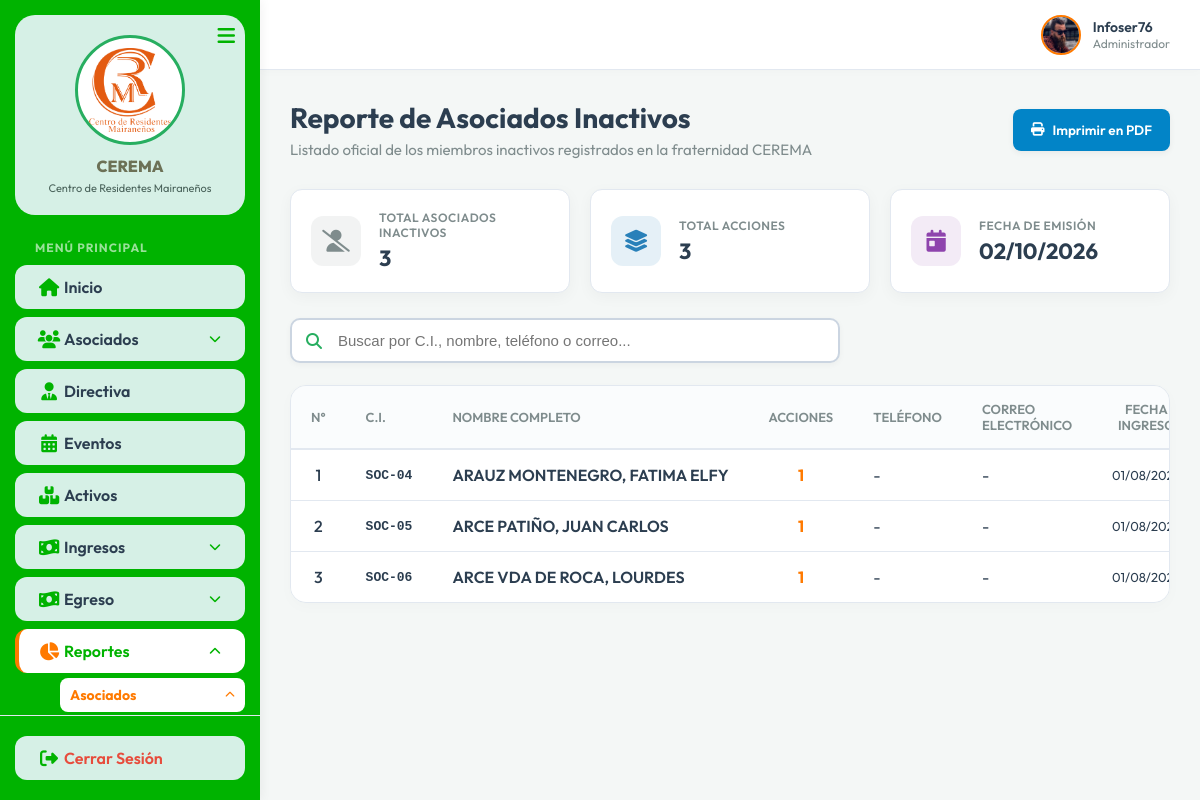
The app's page /Controller/reporte.controller.php?type=socios_inactivos (signed in), older data.
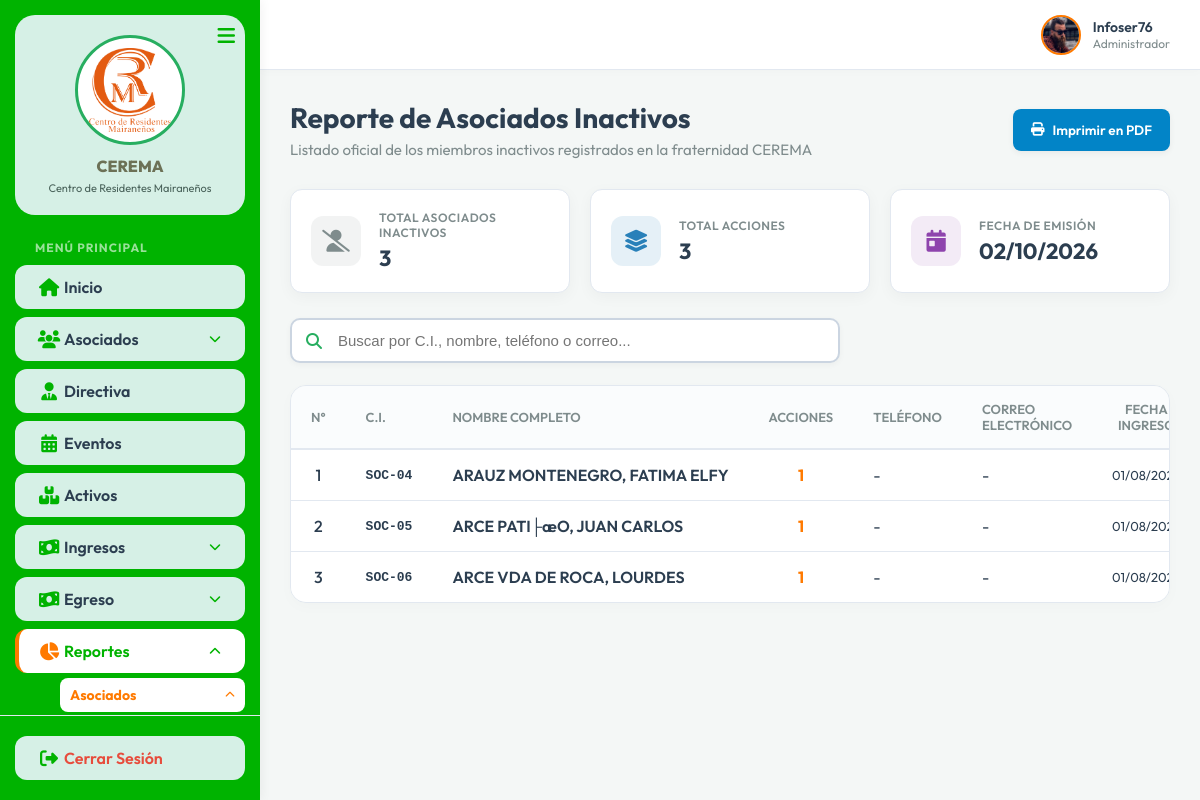
The same page, newer data.
### tables this page shows
CREATE TABLE `asociados` (
  `id_socio` int(11) NOT NULL AUTO_INCREMENT,
  `ci` varchar(20) NOT NULL,
  `complemento` varchar(5) DEFAULT NULL,
  `ap_paterno` varchar(25) NOT NULL,
  `ap_materno` varchar(25) NOT NULL,
  `nombre` varchar(50) NOT NULL,
  `acciones` int(2) DEFAULT 1,
  `cuota_inicial` decimal(10,2) NOT NULL DEFAULT 0.00,
  `telefono` varchar(20) DEFAULT NULL,
  `correo` varchar(150) DEFAULT NULL,
  `fecha_ingreso` date NOT NULL,
  `created_at` timestamp NOT NULL DEFAULT current_timestamp(),
  `fechaRegistro` datetime DEFAULT NULL,
  `fechaEdicion` datetime DEFAULT NULL,
  `estado` enum('Activo','Inactivo','Pasivo') NOT NULL DEFAULT 'Activo',
  PRIMARY KEY (`id_socio`)
);

### Model/mreporte.php (called while the page is built, shortened)
<?php
class ReporteModel {
    private $conn;
    public function __construct($db) {
        $this->conn = $db;
    }
    private function ensureOtrosGastosColumnsExist() {
        try { $this->conn->exec("ALTER TABLE otros_gastos ADD COLUMN unidad_medida VARCHAR(50) DEFAULT 'Glb'"); } catch (Exception $e) {}
        try { $this->conn->exec("ALTER TABLE otros_gastos ADD COLUMN cantidad DECIMAL(10,2) DEFAULT 1.00"); } catch (Exception $e) {}
        try { $this->conn->exec("ALTER TABLE otros_gastos ADD COLUMN precio DECIMAL(10,2) DEFAULT NULL"); } catch (Exception $e) {}
    }
    public function getSociosInactivos() {
        $query = "SELECT
                    id_socio,
                    ci,
                    complemento,
                    ap_paterno,
                    ap_materno,
                    nombre,
                    COALESCE(acciones, 1) as acciones,
                    COALESCE(cuota_inicial, 0.00) as cuota_inicial,
                    telefono,
                    correo,
                    fecha_ingreso,
                    estado
                  FROM asociados
                  WHERE estado = 'Inactivo' OR estado = '0'
                  ORDER BY ap_paterno ASC, ap_materno ASC, nombre ASC";
        $stmt = $this->conn->prepare($query);
        $stmt->execute();
        return $stmt;
    }
    public function getTodosSocios() {
        $query = "SELECT
                    id_socio,
                    ci,
                    complemento,
                    ap_paterno,
                    ap_materno,
                    nombre,
                    COALESCE(acciones, 1) as acciones,
                    COALESCE(cuota_inicial, 0.00) as cuota_inicial,
                    telefono,
                    correo,
                    fecha_ingreso,
                    estado
                  FROM asociados
                  ORDER BY ap_paterno ASC, ap_materno ASC, nombre ASC";
        $stmt = $this->conn->prepare($query);
        $stmt->execute();
        return $stmt;
    }
}
?>

### View/vreporte_socios_inactivos.php (the view, shortened to what the rows shown need)
<?php
require_once __DIR__ . '/header.php';
$socios_rows = [];
if (isset($socios) && $socios->rowCount() > 0) {
    $socios_rows = $socios->fetchAll(PDO::FETCH_ASSOC);
}
?>
<div id="screenReportView">
    <div class="dashboard-header">
        <div class="header-actions" style="display: flex; justify-content: space-between; align-items: center; flex-wrap: wrap; gap: 15px;">
            <div>
                <h1 class="page-title">Reporte de Asociados Inactivos</h1>
            </div>
        </div>
    </div>
    <div class="table-container">
        <table class="data-table" id="reporteSociosTable">
            <thead>
                <tr>
                    <th style="width: 45px; text-align: center;">N°</th>
                    <th style="width: 100px;">C.I.</th>
                    <th style="white-space: nowrap;">Nombre Completo</th>
                    <th style="width: 80px; text-align: center;">Acciones</th>
                    <th style="width: 110px;">Teléfono</th>
                    <th>Correo Electrónico</th>
                    <th style="width: 110px; text-align: center;">Fecha Ingreso</th>
                </tr>
            </thead>
            <tbody>
                <?php
                if (count($socios_rows) > 0):
                    $count = 1;
                    foreach ($socios_rows as $row):
                        $nombreCompleto = htmlspecialchars($row['ap_paterno'] . ' ' . $row['ap_materno'] . ', ' . $row['nombre']);
                        $fechaIngreso = !empty($row['fecha_ingreso']) ? date('d/m/Y', strtotime($row['fecha_ingreso'])) : '-';
                ?>
                    <tr>
                        <td style="text-align: center; font-weight: 500;"><?php echo $count++; ?></td>
                        <td style="font-weight: 600; font-family: monospace; font-size: 13px; white-space: nowrap;"><?php echo htmlspecialchars($row['ci'] . (!empty($row['complemento']) ? '-' . $row['complemento'] : '')); ?></td>
                        <td style="font-weight: 600; color: var(--text-main); white-space: nowrap;"><?php echo $nombreCompleto; ?></td>
                        <td style="text-align: center; font-weight: 700; color: var(--primary);"><?php echo htmlspecialchars($row['acciones']); ?></td>
                        <td style="white-space: nowrap;"><?php echo !empty($row['telefono']) ? htmlspecialchars($row['telefono']) : '-'; ?></td>
                        <td><?php echo !empty($row['correo']) ? htmlspecialchars($row['correo']) : '-'; ?></td>
                        <td style="text-align: center; font-size: 13px; white-space: nowrap;"><?php echo $fechaIngreso; ?></td>
                    </tr>
                <?php
                    endforeach;
                endif; ?>
            </tbody>
        </table>
    </div>
</div>
<link rel="stylesheet" href="../css/reporte.css">

Row changes from the older to the newer data that the page shows:
changed asociados "SOC-05": nombreCompleto "ARCE PATIÑO, JUAN CARLOS" → "ARCE PATI├æO, JUAN CARLOS"
